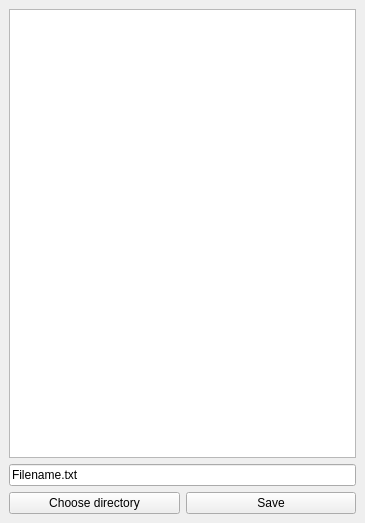
<?xml version="1.0" encoding="UTF-8"?>
<ui version="4.0">
 <class>MainWindow</class>
 <widget class="QMainWindow" name="MainWindow">
  <property name="geometry">
   <rect>
    <x>0</x>
    <y>0</y>
    <width>365</width>
    <height>523</height>
   </rect>
  </property>
  <property name="windowTitle">
   <string>Create File</string>
  </property>
  <widget class="QWidget" name="centralwidget">
   <layout class="QGridLayout" name="gridLayout">
    <item row="1" column="0" colspan="2">
     <widget class="QLineEdit" name="TextFilename">
      <property name="text">
       <string>Filename.txt</string>
      </property>
     </widget>
    </item>
    <item row="2" column="0">
     <widget class="QPushButton" name="ButtonChooseDir">
      <property name="text">
       <string>Choose directory</string>
      </property>
     </widget>
    </item>
    <item row="2" column="1">
     <widget class="QPushButton" name="ButtonSave">
      <property name="text">
       <string>Save</string>
      </property>
     </widget>
    </item>
    <item row="0" column="0" colspan="2">
     <widget class="QTextEdit" name="TextContent"/>
    </item>
   </layout>
  </widget>
 </widget>
 <resources/>
 <connections/>
</ui>
